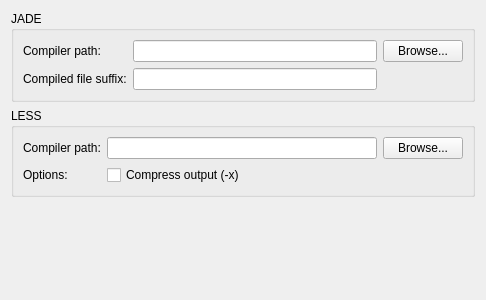
<?xml version="1.0" encoding="UTF-8"?>
<ui version="4.0">
 <class>GoCompiler::Internal::NodeModulesSettingsPage</class>
 <widget class="QWidget" name="GoCompiler::Internal::NodeModulesSettingsPage">
  <property name="geometry">
   <rect>
    <x>0</x>
    <y>0</y>
    <width>486</width>
    <height>300</height>
   </rect>
  </property>
  <property name="windowTitle">
   <string>Form</string>
  </property>
  <layout class="QVBoxLayout" name="verticalLayout">
   <item>
    <widget class="QGroupBox" name="jadeGroupBox">
     <property name="title">
      <string>JADE</string>
     </property>
     <layout class="QGridLayout" name="gridLayout">
      <item row="1" column="0">
       <widget class="QLabel" name="jadeOutputSuffixLabel">
        <property name="text">
         <string>Compiled file suffix:</string>
        </property>
       </widget>
      </item>
      <item row="0" column="1">
       <widget class="QLineEdit" name="jadeCompilerPathEdit"/>
      </item>
      <item row="0" column="2">
       <widget class="QPushButton" name="jadeCompilerBrowseButton">
        <property name="text">
         <string>Browse...</string>
        </property>
       </widget>
      </item>
      <item row="1" column="1">
       <widget class="QLineEdit" name="jadeOutputSuffixEdit"/>
      </item>
      <item row="0" column="0">
       <widget class="QLabel" name="jadeCompilerPathLabel">
        <property name="text">
         <string>Compiler path:</string>
        </property>
       </widget>
      </item>
     </layout>
    </widget>
   </item>
   <item>
    <widget class="QGroupBox" name="LessGroupBox">
     <property name="title">
      <string>LESS</string>
     </property>
     <layout class="QGridLayout" name="gridLayout_2">
      <item row="0" column="0">
       <widget class="QLabel" name="lessCompilerPathLabel">
        <property name="text">
         <string>Compiler path:</string>
        </property>
       </widget>
      </item>
      <item row="0" column="1">
       <widget class="QLineEdit" name="lessCompilerPathEdit"/>
      </item>
      <item row="0" column="2">
       <widget class="QPushButton" name="lessCompilerBrowseButton">
        <property name="text">
         <string>Browse...</string>
        </property>
       </widget>
      </item>
      <item row="1" column="1">
       <widget class="QCheckBox" name="lessCompressCheckBox">
        <property name="text">
         <string>Compress output (-x)</string>
        </property>
       </widget>
      </item>
      <item row="1" column="0">
       <widget class="QLabel" name="lessOptionsLabel">
        <property name="text">
         <string>Options:</string>
        </property>
       </widget>
      </item>
     </layout>
    </widget>
   </item>
   <item>
    <spacer name="verticalSpacer">
     <property name="orientation">
      <enum>Qt::Vertical</enum>
     </property>
     <property name="sizeHint" stdset="0">
      <size>
       <width>20</width>
       <height>177</height>
      </size>
     </property>
    </spacer>
   </item>
  </layout>
 </widget>
 <resources/>
 <connections/>
</ui>
